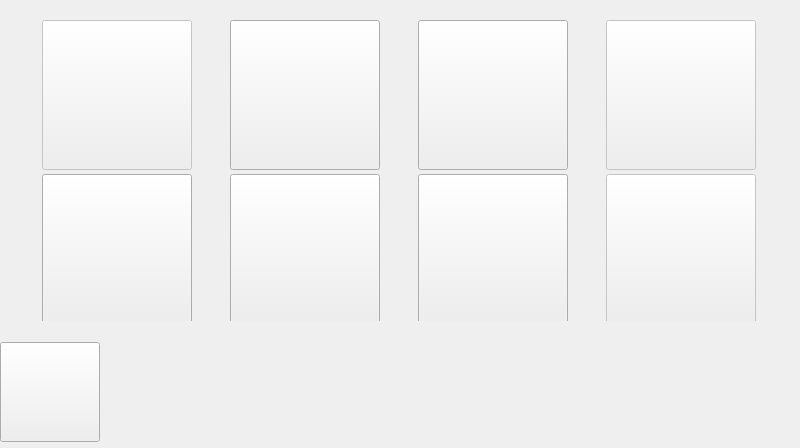
<?xml version="1.0" encoding="UTF-8"?>
<ui version="4.0">
 <class>SettingsPage</class>
 <widget class="QWidget" name="SettingsPage">
  <property name="enabled">
   <bool>true</bool>
  </property>
  <property name="geometry">
   <rect>
    <x>0</x>
    <y>0</y>
    <width>800</width>
    <height>448</height>
   </rect>
  </property>
  <property name="minimumSize">
   <size>
    <width>800</width>
    <height>448</height>
   </size>
  </property>
  <property name="maximumSize">
   <size>
    <width>16777215</width>
    <height>16777215</height>
   </size>
  </property>
  <property name="windowTitle">
   <string>TouchDisplay</string>
  </property>
  <widget class="QWidget" name="widget" native="true">
   <property name="geometry">
    <rect>
     <x>10</x>
     <y>20</y>
     <width>781</width>
     <height>301</height>
    </rect>
   </property>
   <layout class="QVBoxLayout" name="verticalLayout">
    <property name="topMargin">
     <number>0</number>
    </property>
    <item>
     <layout class="QHBoxLayout" name="horizontalLayout_lower">
      <item>
       <widget class="QPushButton" name="Server">
        <property name="enabled">
         <bool>false</bool>
        </property>
        <property name="sizePolicy">
         <sizepolicy hsizetype="Fixed" vsizetype="Expanding">
          <horstretch>0</horstretch>
          <verstretch>0</verstretch>
         </sizepolicy>
        </property>
        <property name="minimumSize">
         <size>
          <width>150</width>
          <height>150</height>
         </size>
        </property>
        <property name="maximumSize">
         <size>
          <width>150</width>
          <height>150</height>
         </size>
        </property>
        <property name="text">
         <string/>
        </property>
        <property name="icon">
         <iconset>
          <normaloff>img/server.png</normaloff>img/server.png</iconset>
        </property>
        <property name="iconSize">
         <size>
          <width>150</width>
          <height>150</height>
         </size>
        </property>
       </widget>
      </item>
      <item>
       <widget class="QPushButton" name="Serial">
        <property name="sizePolicy">
         <sizepolicy hsizetype="Fixed" vsizetype="Expanding">
          <horstretch>0</horstretch>
          <verstretch>0</verstretch>
         </sizepolicy>
        </property>
        <property name="minimumSize">
         <size>
          <width>150</width>
          <height>150</height>
         </size>
        </property>
        <property name="maximumSize">
         <size>
          <width>150</width>
          <height>150</height>
         </size>
        </property>
        <property name="text">
         <string/>
        </property>
        <property name="icon">
         <iconset>
          <normaloff>img/serial.png</normaloff>img/serial.png</iconset>
        </property>
        <property name="iconSize">
         <size>
          <width>150</width>
          <height>150</height>
         </size>
        </property>
       </widget>
      </item>
      <item>
       <widget class="QPushButton" name="UserUpdate">
        <property name="sizePolicy">
         <sizepolicy hsizetype="Fixed" vsizetype="Expanding">
          <horstretch>0</horstretch>
          <verstretch>0</verstretch>
         </sizepolicy>
        </property>
        <property name="minimumSize">
         <size>
          <width>150</width>
          <height>150</height>
         </size>
        </property>
        <property name="maximumSize">
         <size>
          <width>150</width>
          <height>150</height>
         </size>
        </property>
        <property name="text">
         <string/>
        </property>
        <property name="icon">
         <iconset>
          <normaloff>img/userupdate.png</normaloff>img/userupdate.png</iconset>
        </property>
        <property name="iconSize">
         <size>
          <width>150</width>
          <height>150</height>
         </size>
        </property>
       </widget>
      </item>
      <item>
       <widget class="QPushButton" name="Wifi">
        <property name="enabled">
         <bool>false</bool>
        </property>
        <property name="sizePolicy">
         <sizepolicy hsizetype="Fixed" vsizetype="Expanding">
          <horstretch>0</horstretch>
          <verstretch>0</verstretch>
         </sizepolicy>
        </property>
        <property name="minimumSize">
         <size>
          <width>150</width>
          <height>150</height>
         </size>
        </property>
        <property name="maximumSize">
         <size>
          <width>150</width>
          <height>150</height>
         </size>
        </property>
        <property name="text">
         <string/>
        </property>
        <property name="icon">
         <iconset>
          <normaloff>img/wifi.png</normaloff>img/wifi.png</iconset>
        </property>
        <property name="iconSize">
         <size>
          <width>150</width>
          <height>150</height>
         </size>
        </property>
       </widget>
      </item>
     </layout>
    </item>
    <item>
     <layout class="QHBoxLayout" name="horizontalLayout_upper">
      <item>
       <widget class="QPushButton" name="w_pushbutton_debug">
        <property name="minimumSize">
         <size>
          <width>150</width>
          <height>150</height>
         </size>
        </property>
        <property name="maximumSize">
         <size>
          <width>150</width>
          <height>150</height>
         </size>
        </property>
        <property name="text">
         <string/>
        </property>
        <property name="icon">
         <iconset>
          <normaloff>img/bug.png</normaloff>img/bug.png</iconset>
        </property>
        <property name="iconSize">
         <size>
          <width>100</width>
          <height>100</height>
         </size>
        </property>
       </widget>
      </item>
      <item>
       <widget class="QPushButton" name="w_pushbutton_info">
        <property name="sizePolicy">
         <sizepolicy hsizetype="Fixed" vsizetype="Expanding">
          <horstretch>0</horstretch>
          <verstretch>0</verstretch>
         </sizepolicy>
        </property>
        <property name="minimumSize">
         <size>
          <width>150</width>
          <height>150</height>
         </size>
        </property>
        <property name="maximumSize">
         <size>
          <width>150</width>
          <height>150</height>
         </size>
        </property>
        <property name="text">
         <string/>
        </property>
        <property name="icon">
         <iconset>
          <normaloff>img/info.png</normaloff>img/info.png</iconset>
        </property>
        <property name="iconSize">
         <size>
          <width>100</width>
          <height>100</height>
         </size>
        </property>
       </widget>
      </item>
      <item>
       <widget class="QPushButton" name="w_pushbutton_duex">
        <property name="sizePolicy">
         <sizepolicy hsizetype="Fixed" vsizetype="Expanding">
          <horstretch>0</horstretch>
          <verstretch>0</verstretch>
         </sizepolicy>
        </property>
        <property name="minimumSize">
         <size>
          <width>150</width>
          <height>150</height>
         </size>
        </property>
        <property name="maximumSize">
         <size>
          <width>150</width>
          <height>150</height>
         </size>
        </property>
        <property name="text">
         <string/>
        </property>
        <property name="icon">
         <iconset>
          <normaloff>img/duex.png</normaloff>img/duex.png</iconset>
        </property>
        <property name="iconSize">
         <size>
          <width>100</width>
          <height>100</height>
         </size>
        </property>
       </widget>
      </item>
      <item>
       <widget class="QPushButton" name="w_pushbutton_term">
        <property name="enabled">
         <bool>false</bool>
        </property>
        <property name="sizePolicy">
         <sizepolicy hsizetype="Fixed" vsizetype="Expanding">
          <horstretch>0</horstretch>
          <verstretch>0</verstretch>
         </sizepolicy>
        </property>
        <property name="minimumSize">
         <size>
          <width>150</width>
          <height>150</height>
         </size>
        </property>
        <property name="maximumSize">
         <size>
          <width>150</width>
          <height>150</height>
         </size>
        </property>
        <property name="text">
         <string/>
        </property>
        <property name="icon">
         <iconset>
          <normaloff>img/term.png</normaloff>img/term.png</iconset>
        </property>
        <property name="iconSize">
         <size>
          <width>100</width>
          <height>100</height>
         </size>
        </property>
       </widget>
      </item>
     </layout>
    </item>
   </layout>
  </widget>
  <widget class="QPushButton" name="Back">
   <property name="geometry">
    <rect>
     <x>0</x>
     <y>342</y>
     <width>100</width>
     <height>100</height>
    </rect>
   </property>
   <property name="sizePolicy">
    <sizepolicy hsizetype="Fixed" vsizetype="Expanding">
     <horstretch>0</horstretch>
     <verstretch>0</verstretch>
    </sizepolicy>
   </property>
   <property name="minimumSize">
    <size>
     <width>100</width>
     <height>100</height>
    </size>
   </property>
   <property name="maximumSize">
    <size>
     <width>100</width>
     <height>100</height>
    </size>
   </property>
   <property name="text">
    <string/>
   </property>
   <property name="icon">
    <iconset>
     <normaloff>img/back.png</normaloff>img/back.png</iconset>
   </property>
   <property name="iconSize">
    <size>
     <width>100</width>
     <height>100</height>
    </size>
   </property>
  </widget>
 </widget>
 <resources/>
 <connections/>
</ui>
